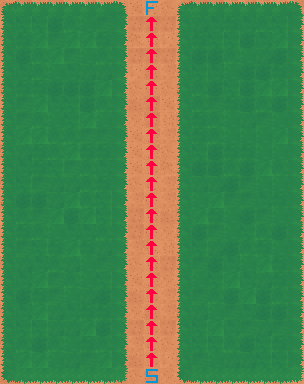

The image is a tile-based game level rendered from a .tmx file. Its description and source (layers, tilesets, objects; grid data summarised) follow:
An orthogonal 19x24 tile map with 16x16 px tiles, 3 tile layers (Background, Foreground, Path), 2 tilesets.

<map version="1.5" tiledversion="1.7.2" orientation="orthogonal" renderorder="right-down" width="19" height="24" tilewidth="16" tileheight="16" infinite="0" nextlayerid="6" nextobjectid="27">
 <tileset firstgid="1" name="DevTiles" tilewidth="16" tileheight="16" tilecount="64" columns="8">
  <image source="DevTiles.png" width="128" height="128" />
 </tileset>
 <tileset firstgid="65" name="Metadata" tilewidth="16" tileheight="16" tilecount="16" columns="4">
  <image source="Metadata.png" width="64" height="64" />
 </tileset>
 <group id="3" name="Map">
  <layer id="2" name="Background" width="19" height="24">
   <data>[456 cells, 456 non-empty, 9 distinct tile ids]</data>
  </layer>
  <layer id="1" name="Foreground" width="19" height="24">
   <data>[456 cells, 384 non-empty, 17 distinct tile ids]</data>
  </layer>
 </group>
 <layer id="5" name="Path" width="19" height="24">
  <data>[456 cells, 24 non-empty, 3 distinct tile ids]</data>
 </layer>
</map>